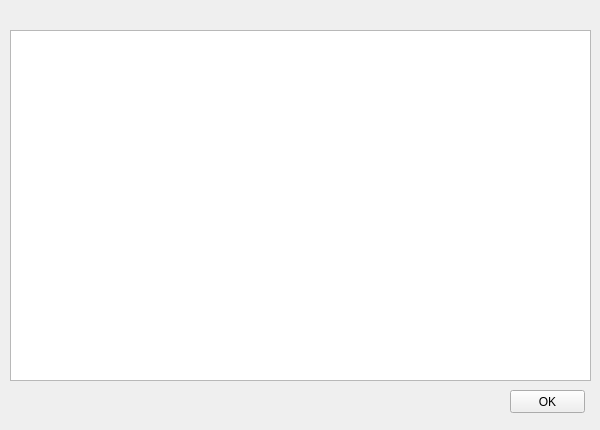
<?xml version="1.0" encoding="UTF-8"?>
<ui version="4.0">
 <class>Form</class>
 <widget class="QWidget" name="Form">
  <property name="geometry">
   <rect>
    <x>0</x>
    <y>0</y>
    <width>600</width>
    <height>430</height>
   </rect>
  </property>
  <property name="windowTitle">
   <string>Form</string>
  </property>
  <widget class="QListView" name="listView">
   <property name="geometry">
    <rect>
     <x>10</x>
     <y>30</y>
     <width>581</width>
     <height>351</height>
    </rect>
   </property>
  </widget>
  <widget class="QPushButton" name="pushButton">
   <property name="geometry">
    <rect>
     <x>510</x>
     <y>390</y>
     <width>75</width>
     <height>23</height>
    </rect>
   </property>
   <property name="text">
    <string>OK</string>
   </property>
  </widget>
 </widget>
 <resources/>
 <connections/>
</ui>
